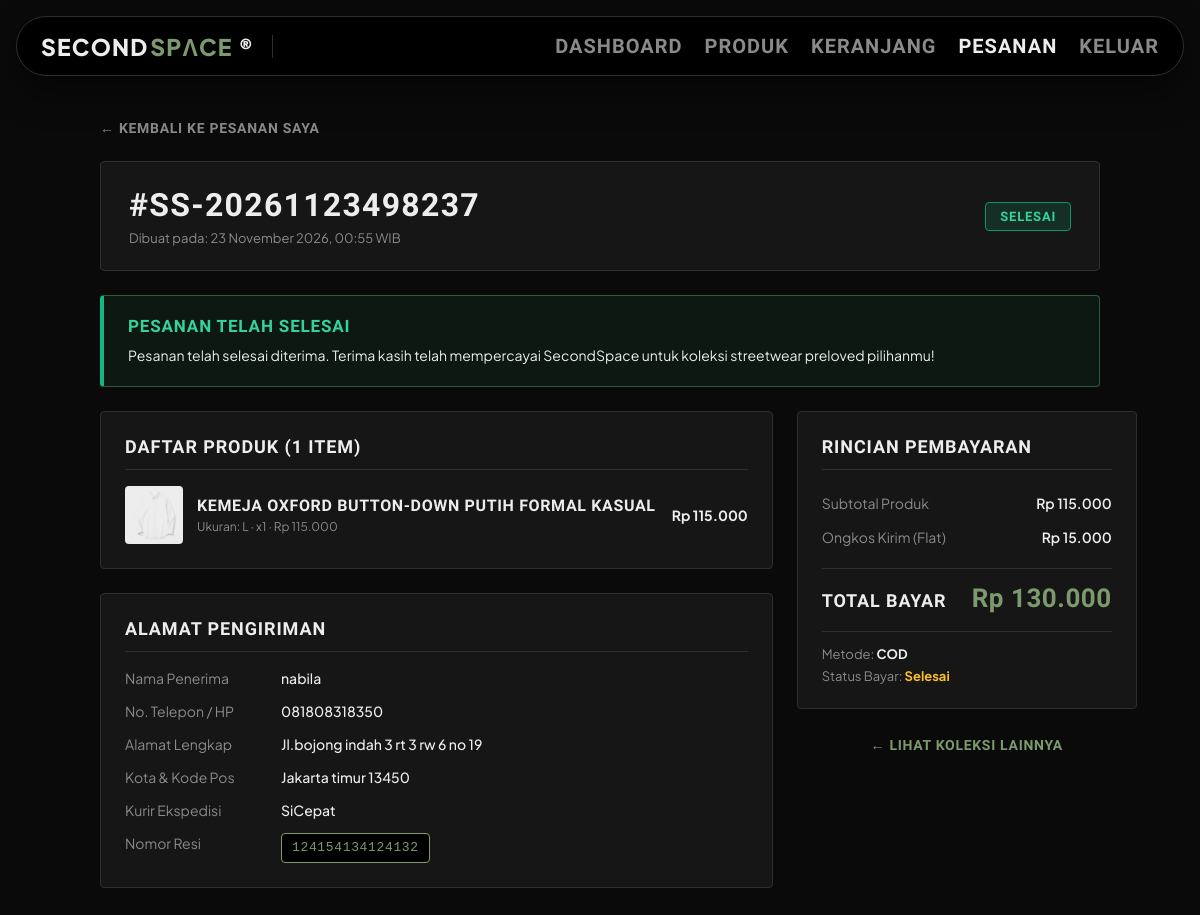
Screenshot of /user/detail_pesanan.php?id=11 (signed in) with the database file from the repository.
### tables this page shows
CREATE TABLE `orders` (
  `id` int(11) NOT NULL AUTO_INCREMENT,
  `user_id` int(11) NOT NULL,
  `order_code` varchar(50) DEFAULT NULL,
  `address_id` int(11) DEFAULT NULL,
  `subtotal` decimal(12,2) DEFAULT NULL,
  `shipping` decimal(12,2) DEFAULT NULL,
  `total` decimal(12,2) DEFAULT NULL,
  `payment_method` varchar(50) DEFAULT NULL,
  `proof_image` varchar(255) DEFAULT NULL,
  `payment_notes` text DEFAULT NULL,
  `payment_status` varchar(50) DEFAULT 'Menunggu Pembayaran',
  `order_status` varchar(50) DEFAULT 'Menunggu Pembayaran',
  `notes` text DEFAULT NULL,
  `shipping_courier` varchar(50) DEFAULT NULL,
  `tracking_number` varchar(100) DEFAULT NULL,
  `order_number` varchar(50) NOT NULL,
  `total_price` decimal(12,2) NOT NULL,
  `status` varchar(50) DEFAULT 'Menunggu Pembayaran',
  `created_at` timestamp NULL DEFAULT current_timestamp(),
  PRIMARY KEY (`id`),
  KEY `idx_order_code` (`order_code`),
  KEY `idx_order_status` (`order_status`),
  KEY `idx_payment_status` (`payment_status`),
  KEY `idx_orders_created` (`created_at`)
);

CREATE TABLE `order_items` (
  `id` int(11) NOT NULL AUTO_INCREMENT,
  `order_id` int(11) NOT NULL,
  `product_id` int(11) NOT NULL,
  `product_name` varchar(255) DEFAULT NULL,
  `quantity` int(11) NOT NULL DEFAULT 1,
  `price` decimal(12,2) NOT NULL,
  `subtotal` decimal(12,2) DEFAULT NULL,
  PRIMARY KEY (`id`)
);

CREATE TABLE `products` (
  `id` int(11) NOT NULL AUTO_INCREMENT,
  `name` varchar(255) NOT NULL,
  `category` varchar(50) NOT NULL,
  `brand` varchar(100) DEFAULT 'No Brand',
  `price` decimal(12,2) NOT NULL,
  `stock` int(11) NOT NULL DEFAULT 1,
  `condition` varchar(50) DEFAULT 'Baik',
  `condition_text` varchar(50) DEFAULT NULL,
  `image` varchar(255) DEFAULT NULL,
  `description` text DEFAULT NULL,
  `material` varchar(100) DEFAULT NULL,
  `size` varchar(50) DEFAULT NULL,
  `sku` varchar(50) DEFAULT NULL,
  `is_demo` tinyint(1) NOT NULL DEFAULT 0,
  `created_at` timestamp NULL DEFAULT current_timestamp(),
  PRIMARY KEY (`id`),
  UNIQUE KEY `sku` (`sku`),
  KEY `idx_product_category` (`category`),
  KEY `idx_product_status` (`is_demo`)
);

CREATE TABLE `addresses` (
  `id` int(11) NOT NULL AUTO_INCREMENT,
  `user_id` int(11) NOT NULL,
  `recipient_name` varchar(100) NOT NULL,
  `phone` varchar(20) NOT NULL,
  `address` text NOT NULL,
  `city` varchar(100) NOT NULL,
  `postal_code` varchar(20) NOT NULL,
  PRIMARY KEY (`id`)
);

### user/detail_pesanan.php (the view, shortened to what the rows shown need)
<?php
require_once __DIR__ . '/../shared/koneksi.php';
require_once __DIR__ . '/../shared/fungsi.php';
$userId = (int)($_SESSION["user_id"] ?? 0);
$isAdmin = isset($_SESSION["role"]) && $_SESSION["role"] === "admin";
$order_id = (int)($_GET["id"] ?? 0);
$order_code = trim($_GET["kode"] ?? "");
$hasProvince = false;
$provinceSelect = $hasProvince ? "a.province," : "'' AS province,";
$order = null;
if ($order_id > 0) {
    $query = "
        SELECT o.*,
               a.recipient_name,
               a.phone,
               a.address,
               {$provinceSelect}
               a.city,
               a.postal_code
        FROM orders o
        LEFT JOIN addresses a ON o.address_id = a.id
        WHERE o.id = ? " . ($isAdmin ? "" : "AND o.user_id = ?") . "
        LIMIT 1
    ";
    $stmt = $conn->prepare($query);
    if ($stmt) {
        if ($isAdmin) {
            $stmt->bind_param("i", $order_id);
        } else {
            $stmt->bind_param("ii", $order_id, $userId);
        }
        $stmt->execute();
        $res = $stmt->get_result();
        $order = $res ? $res->fetch_assoc() : null;
    }
}
$items = [];
if ($order) {
    $stmtItems = $conn->prepare("
        SELECT oi.*, COALESCE(NULLIF(oi.product_name, ''), p.name, 'Produk Preloved') AS product_name, p.image, p.size AS p_size
        FROM order_items oi
        LEFT JOIN products p ON oi.product_id = p.id
        WHERE oi.order_id = ?
        ORDER BY oi.id ASC
    ");
    if ($stmtItems) {
        $stmtItems->bind_param("i", $order["id"]);
        $stmtItems->execute();
        $resItems = $stmtItems->get_result();
        while ($resItems && $it = $resItems->fetch_assoc()) {
            $items[] = $it;
        }
    }
}
function getDetailStatusBadge(string $status): array {
    switch ($status) {
        case "Selesai":
            return ["label" => "SELESAI", "class" => "badge-selesai", "icon" => ""];
    }
}
$orderCodeDisplay = $order ? ($order["order_code"] ?: ($order["order_number"] ?: "SS-" . $order["id"])) : "";
$currentStatus = $order ? ($order["order_status"] ?: ($order["status"] ?: "Menunggu Pembayaran")) : "";
$badge = getDetailStatusBadge($currentStatus);
$bankAccountNumber = $bankAccountNumber ?? (defined('BANK_ACCOUNT_NUMBER') ? BANK_ACCOUNT_NUMBER : '8801928391');
$bankAccountName = $bankAccountName ?? (defined('BANK_ACCOUNT_NAME') ? BANK_ACCOUNT_NAME : 'SecondSpace Official');
$ewalletName = $ewalletName ?? (defined('EWALLET_NAME') ? EWALLET_NAME : 'DANA / GoPay / OVO');
$ewalletNumber = $ewalletNumber ?? (defined('EWALLET_NUMBER') ? EWALLET_NUMBER : '0895327292342');
$ewalletAccountName = $ewalletAccountName ?? (defined('EWALLET_ACCOUNT_NAME') ? EWALLET_ACCOUNT_NAME : 'SecondSpace Official');
$waConfirmUrl = "#";
if ($order) {
    $waConfirmMsg = "Halo SecondSpace, saya ingin konfirmasi pembayaran untuk pesanan #" . $orderCodeDisplay . ".\n"
        . "Nama: " . ($order["recipient_name"] ?? $_SESSION["name"] ?? "Pelanggan") . "\n"
        . "Metode: " . ($order["payment_method"] ?? "Transfer Bank") . "\n"
        . "Total Tagihan: " . formatRupiah($order["total"]) . "\n"
        . "Bukti transfer / pembayaran saya lampirkan di chat ini. Mohon segera diproses ya!";
    $waConfirmUrl = waLink($whatsappNumber, $waConfirmMsg);
}
?>
<!DOCTYPE html>
<html lang="id">
<head>
    <link rel="stylesheet" href="modern-theme.css">
</head>
<body>
<div class="page-container">
    <?php if (!$order): ?>
        <div class="not-found-card">
            <div style="font-size: 16px; font-weight: bold; margin-bottom: 16px; color: var(--accent);">[DETAIL PESANAN]</div>
            <h1 class="not-found-title">PESANAN TIDAK DITEMUKAN</h1>
            <p class="not-found-desc">
                Data pesanan dengan kode atau ID yang kamu tuju tidak ditemukan atau kamu belum memiliki izin untuk membukanya.
            </p>
            <a href="pesanan.php" class="btn-action-solid">
                KEMBALI KE DAFTAR PESANAN &rarr;
            </a>
        </div>
    <?php else: ?>
        <div class="order-head-card">
            <div class="order-head-info">
                <h1>#<?= htmlspecialchars($orderCodeDisplay) ?></h1>
                <div class="order-head-date">
                    Dibuat pada: <?= date("d F Y, H:i", strtotime($order["created_at"])) ?> WIB
                </div>
            </div>
            <div>
                <span class="status-badge <?= $badge["class"] ?>">
                    <?= $badge["icon"] ?> <?= $badge["label"] ?>
                </span>
            </div>
        </div>
        <?php if ($currentStatus === "Menunggu Pembayaran"): ?>
            <div class="detail-banner menunggu">
                <div class="banner-heading">
                    <span>⏳</span> MENUNGGU PEMBAYARAN
                </div>
                <p class="banner-desc">
                    Total tagihan pesanan ini adalah <strong><?= formatRupiah($order["total"]) ?></strong> via <strong><?= htmlspecialchars($order["payment_method"] ?? "Transfer Bank") ?></strong>.
                    <?php if (($order["payment_method"] ?? "") === "Transfer Bank"): ?>
                        Transfer ke rekening <strong>BCA <?= htmlspecialchars($bankAccountNumber) ?> (a.n <?= htmlspecialchars($bankAccountName) ?>)</strong>.
                    <?php elseif (($order["payment_method"] ?? "") === "QRIS"): ?>
                        Scan kode <strong>QRIS Dinamis</strong> sebesar <strong><?= formatRupiah($order["total"]) ?></strong> via m-Banking atau E-Wallet (nominal otomatis terisi tanpa input manual).
                    <?php elseif (($order["payment_method"] ?? "") === "E-Wallet"): ?>
                        Kirim ke e-wallet <strong><?= htmlspecialchars($ewalletName) ?> <?= htmlspecialchars($ewalletNumber) ?> (a.n <?= htmlspecialchars($ewalletAccountName) ?>)</strong>.
                    <?php endif; ?>
                    Setelah transfer, segera konfirmasi via WhatsApp CS dan lampirkan bukti pembayaran agar pesanan langsung disiapkan.
                </p>
                <div class="banner-buttons">
                    <a href="<?= $waConfirmUrl ?>" target="_blank" rel="noopener" class="btn-action-solid">
                        KONFIRMASI PEMBAYARAN VIA WHATSAPP CS
                    </a>
                    <a href="konfirmasi.php?kode=<?= urlencode($orderCodeDisplay) ?>" class="btn-action-outline">
                        PETUNJUK BAYAR &amp; RINGKASAN &rarr;
                    </a>
                </div>
            </div>
        <?php elseif ($currentStatus === "Selesai"): ?>
            <div class="detail-banner" style="background: #0E1812; border: 1px solid #2E5A36; border-left: 4px solid #10B981;">
                <div class="banner-heading" style="color: #34D399;">
                    PESANAN TELAH SELESAI
                </div>
                <p class="banner-desc" style="margin-bottom: 0;">
                    Pesanan telah selesai diterima. Terima kasih telah mempercayai SecondSpace untuk koleksi streetwear preloved pilihanmu!
                </p>
            </div>
        <?php endif; ?>
        <div class="detail-grid">
            <div>
                <div class="detail-box">
                    <h2 class="detail-box-title">
                        DAFTAR PRODUK (<?= count($items) ?> ITEM)
                    </h2>
                    <div>
                        <?php foreach ($items as $it): ?>
                            <div class="item-row">
                                <div class="item-row-left">
                                    <div class="item-thumb">
                                        <?php $detItemImg = gambar_produk_url($it["image"] ?? '', 'user'); ?>
                                        <?php if (!empty($detItemImg)): ?>
                                            <img src="<?= htmlspecialchars($detItemImg) ?>" alt="<?= htmlspecialchars($it["product_name"] ?? '') ?>">
                                        <?php else: ?>
                                            <span class="item-thumb-fallback"><?= htmlspecialchars(substr((string)($it["product_name"] ?? "S"), 0, 1)) ?></span>
                                        <?php endif; ?>
                                    </div>
                                    <div>
                                        <div class="item-name"><?= htmlspecialchars($it["product_name"] ?? "Produk Preloved") ?></div>
                                        <div class="item-meta">
                                            Ukuran: <?= htmlspecialchars($it["p_size"] ?: ($it["size"] ?? "All Size")) ?> &middot;
                                            x<?= (int)$it["quantity"] ?> &middot;
                                            <?= formatRupiah($it["price"]) ?>
                                        </div>
                                    </div>
                                </div>
                                <div class="item-price">
                                    <?= formatRupiah($it["subtotal"]) ?>
                                </div>
                            </div>
                        <?php endforeach; ?>
                    </div>
                </div>
                <div class="detail-box">
                    <h2 class="detail-box-title">
                        ALAMAT PENGIRIMAN
                    </h2>
                    <div class="info-data-list">
                        <div class="info-data-label">Nama Penerima</div>
                        <div class="info-data-val"><?= htmlspecialchars($order["recipient_name"] ?? "-") ?></div>
                        <div class="info-data-label">No. Telepon / HP</div>
                        <div class="info-data-val"><?= htmlspecialchars($order["phone"] ?? "-") ?></div>
                        <div class="info-data-label">Alamat Lengkap</div>
                        <div class="info-data-val">
                            <?= nl2br(htmlspecialchars($order["address"] ?? "-")) ?>
                        </div>
                        <div class="info-data-label">Kota &amp; Kode Pos</div>
                        <div class="info-data-val">
                            <?= htmlspecialchars($order["city"] ?? "") ?><?= !empty($order["province"]) ? ", " . htmlspecialchars($order["province"]) : "" ?> <?= htmlspecialchars($order["postal_code"] ?? "") ?>
                        </div>
                        <?php if (!empty($order["shipping_courier"])): ?>
                            <div class="info-data-label">Kurir Ekspedisi</div>
                            <div class="info-data-val"><?= htmlspecialchars($order["shipping_courier"]) ?></div>
                        <?php endif; ?>
                        <?php if (!empty($order["tracking_number"])): ?>
                            <div class="info-data-label">Nomor Resi</div>
                            <div class="info-data-val">
                                <span class="resi-badge"><?= htmlspecialchars($order["tracking_number"]) ?></span>
                            </div>
                        <?php endif; ?>
                    </div>
                </div>
            </div>
            <div>
                <div class="detail-box">
                    <h2 class="detail-box-title">
                        RINCIAN PEMBAYARAN
                    </h2>
                    <div class="summary-row">
                        <span>Subtotal Produk</span>
                        <span class="val-white"><?= formatRupiah($order["subtotal"]) ?></span>
                    </div>
                    <div class="summary-row">
                        <span>Ongkos Kirim (Flat)</span>
                        <span class="val-white"><?= formatRupiah($order["shipping"]) ?></span>
                    </div>
                    <div class="summary-total-row">
                        <span class="summary-total-label">Total Bayar</span>
                        <span class="summary-total-amount"><?= formatRupiah($order["total"]) ?></span>
                    </div>
                    <div style="margin-top: 18px; padding-top: 14px; border-top: 1px solid var(--ln); font-size: 13px;">
                        <div style="margin-bottom: 6px;">
                            <span style="color: var(--mu);">Metode:</span>
                            <strong style="color: var(--tx);"><?= htmlspecialchars($order["payment_method"] ?? "Transfer Bank") ?></strong>
                        </div>
                        <div>
                            <span style="color: var(--mu);">Status Bayar:</span>
                            <strong style="color: <?= ($order["payment_status"] ?? "") === "Lunas" ? "var(--ac)" : "#FBBF24" ?>;">
                                <?= htmlspecialchars($order["payment_status"] ?? "Menunggu Pembayaran") ?>
                            </strong>
                        </div>
                    </div>
                </div>
                <div style="text-align: center; margin-top: 16px;">
                    <a href="produk.php" class="back-link" style="color: var(--ac);">
                        &larr; LIHAT KOLEKSI LAINNYA
                    </a>
                </div>
            </div>
        </div>
    <?php endif; ?>
</div>
</body>
</html>

### rows the page displays
orders: order_code "SS-20261123498237", created_at "23 November 2026, 00:55", order_status "SELESAI", address.recipient_name "nabila", address.phone "081808318350", address.address "Jl.bojong indah 3 rt 3 rw 6 no 19", address.city "Jakarta timur", address.postal_code "13450", shipping_courier "SiCepat", tracking_number "124154134124132", subtotal "Rp 115.000", shipping "Rp 15.000", total "Rp 130.000", payment_method "COD", payment_status "Selesai"
order_items: product.image (picture), product_name "KEMEJA OXFORD BUTTON-DOWN PUTIH FORMAL KASUAL", product.size "L", quantity "1", price "Rp 115.000", subtotal "Rp 115.000"

### other values shown
count($items) "1"
